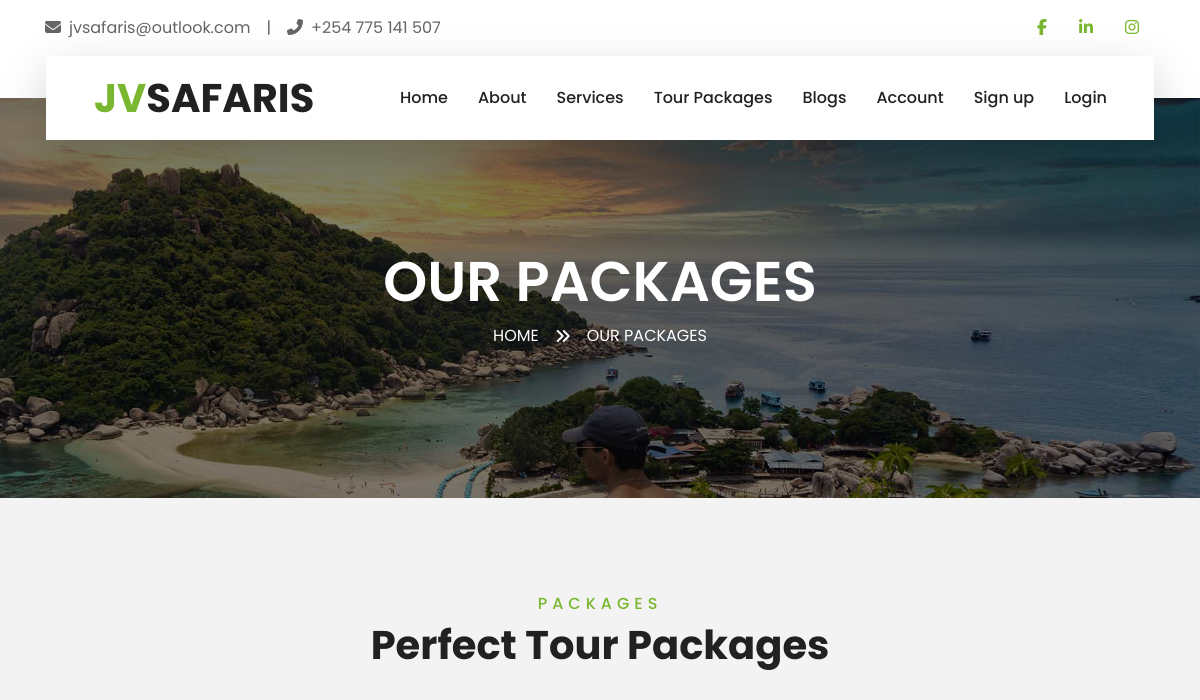
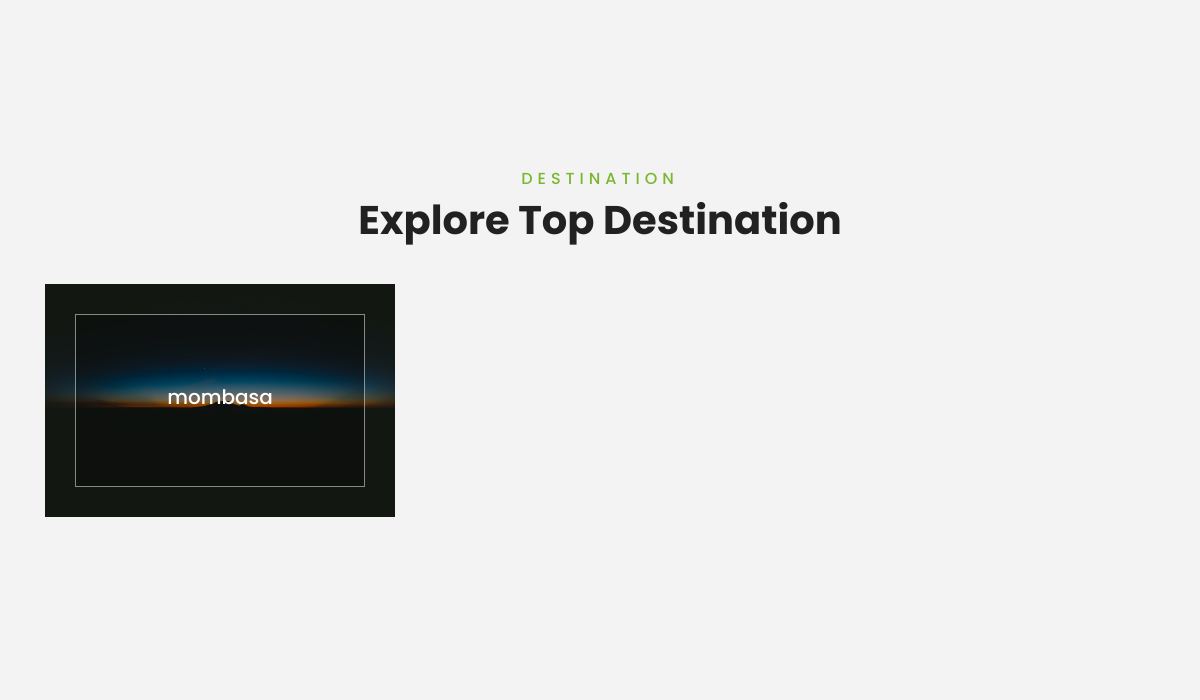
Page /packages/ (upper part) on the earlier database version (2 pictures, top to bottom).
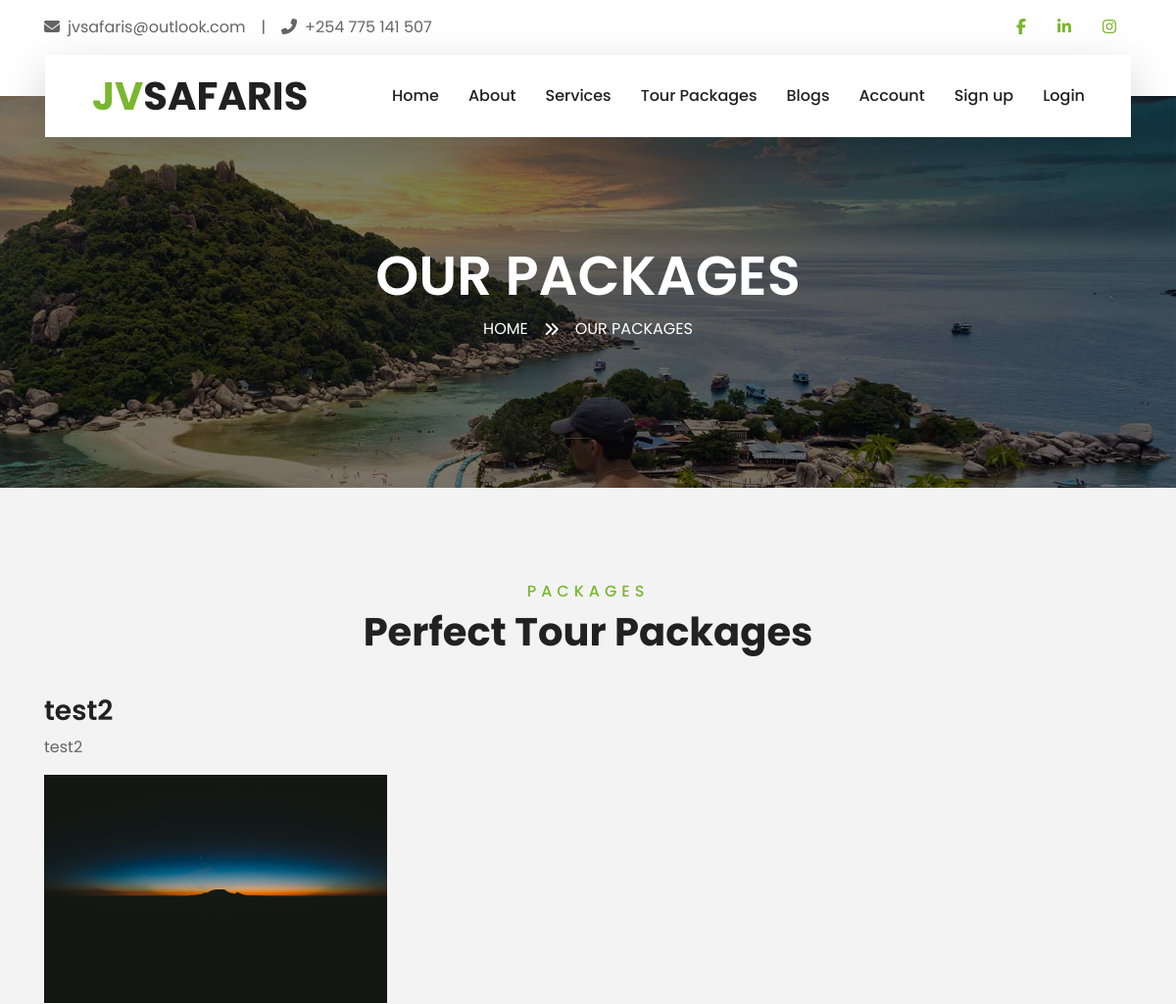
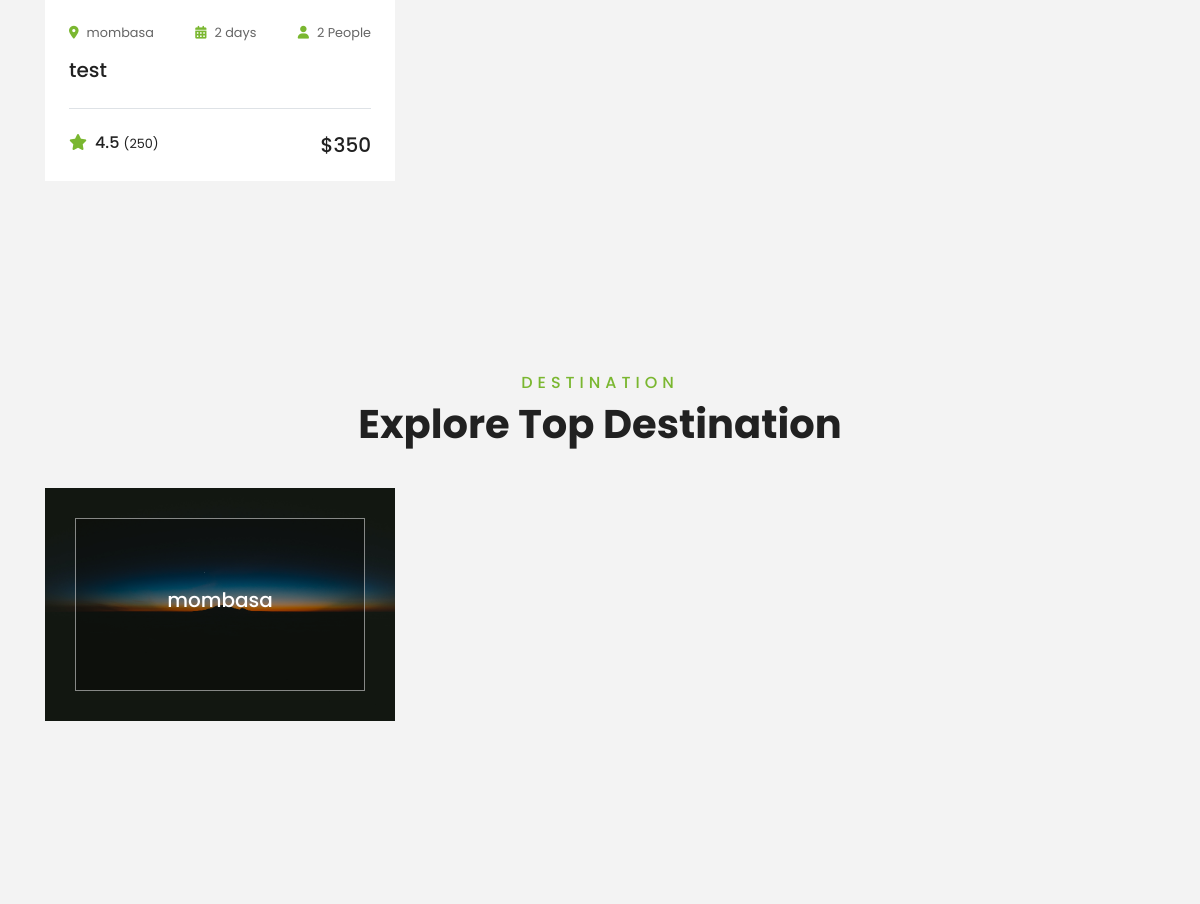
Same page on the later database version (2 pictures, top to bottom).
### JVSafarisMain/models.py (models this page shows, shortened)
class Destination(models.Model):
    destinantion_name = models.CharField(max_length = 400)
    image = models.FileField(default = '')
    def __str__(self):
        return self.destinantion_name

class PackageCategory(models.Model):
    name = models.CharField(max_length=255)
    description = models.CharField(max_length=1200)

class Package(models.Model):
    package_name = models.CharField(max_length=400)
    start_date = models.DateField()
    end_date = models.DateField()
    package_desc = models.CharField(max_length=1000)
    image = models.FileField(default = '')
    destination = models.ForeignKey(Destination,on_delete = models.CASCADE,default = 1)
    duration = models.IntegerField(default = 2)
    population = models.IntegerField(default = 2)
    category = models.ForeignKey(PackageCategory,on_delete=models.CASCADE)

### JVSafarisMain/views.py (the view)
# urls.py: path('packages/',views.packages,name = 'packages'),
def packages(request):
    packages = Package.objects.all()
    destinations = Destination.objects.all()
    categories = PackageCategory.objects.all()
    return render(request,'JVSafarisMain/package.html',{
        'packages':packages,
        'destinations':destinations,
        'package_categories':categories
        })

### JVSafarisMain/templates/jvsafarismain/package.html (shortened to what this page needs)
{%extends 'JVSafarisMain/base.html'%}
{%load static%}
{%block pagetitle%}
Our packages
{%endblock%}
{%block subtitle%}
Our packages
{%endblock%}
{%block body%}
    <div class="container-fluid py-5">
        <div class="container pt-5 pb-3">
            <div class="text-center mb-3 pb-3">
                <h6 class="text-primary text-uppercase" style="letter-spacing: 5px;">Packages</h6>
                <h1>Perfect Tour Packages</h1>
            </div>
           {%for category in package_categories%}
           {%if category.package_set.count <= 0%}
           <div></div>
           {%else%}
           <h3>{{category.name}}</h3>
          <p>{{category.description}}</p>
           <div class="row">
           {%for package in category.package_set.all%}
            <div class="col-lg-4 col-md-6 mb-4">
                <div class="package-item bg-white mb-2">
                   <a href="{%url 'JVS:package-desc' package.id%}"> <img class="img-fluid" src="{{package.image.url}}" alt=""></a>
                    <div class="p-4">
                        <div class="d-flex justify-content-between mb-3">
                            <small class="m-0"><i class="fa fa-map-marker-alt text-primary mr-2"></i>{{package.destination}}</small>
                            <small class="m-0"><i class="fa fa-calendar-alt text-primary mr-2"></i>{{package.duration}} days</small>
                            <small class="m-0"><i class="fa fa-user text-primary mr-2"></i>{{package.population}} People</small>
                        </div>
                        <a class="h5 text-decoration-none" href="{%url 'JVS:package-desc' package.id%}">{{package.package_name}}</a>
                        <div class="border-top mt-4 pt-4">
                            <div class="d-flex justify-content-between">
                                <h6 class="m-0"><i class="fa fa-star text-primary mr-2"></i>4.5 <small>(250)</small></h6>
                                <h5 class="m-0">$350</h5>
                            </div>
                        </div>
                    </div>
                </div>
            </div>
           {%endfor%}
        </div>
           {%endif%}
           {%endfor%}
        </div>
    </div>
    <div class="container-fluid py-5">
        <div class="container pt-5 pb-3">
            <div class="text-center mb-3 pb-3">
                <h6 class="text-primary text-uppercase" style="letter-spacing: 5px;">Destination</h6>
                <h1>Explore Top Destination</h1>
            </div>
            <div class="row">
                {%for destination in destinations%}
                <div class="col-lg-4 col-md-6 mb-4">
                    <div class="destination-item position-relative overflow-hidden mb-2">
                        <img class="img-fluid" src="{{destination.image.url}}" alt="">
                        <a class="destination-overlay text-white text-decoration-none" href="">
                            <h5 class="text-white">{{destination.destinantion_name}}</h5>
                        </a>
                    </div>
                </div>
                {%endfor%}
            </div>
        </div>
    </div>
    {%endblock%}

### JVSafarisMain/templates/jvsafarismain/base.html (shortened to what this page needs)
{%load static%}
<!DOCTYPE html>
<html lang="en">
<head>
    <link href="https://cdnjs.cloudflare.com/ajax/libs/font-awesome/5.10.0/css/all.min.css" rel="stylesheet">
    <link href="{%static 'JVSafarisMain/lib/owlcarousel/assets/owl.carousel.min.css'%}" rel="stylesheet">
    <link href="{%static 'JVSafarisMain/lib/tempusdominus/css/tempusdominus-bootstrap-4.min.css'%}" rel="stylesheet" />
    <link href="{%static 'JVSafarisMain/css/style.css'%}" rel="stylesheet">
</head>
<body>
    <div class="container-fluid bg-light pt-3 d-none d-lg-block">
        <div class="container">
            <div class="row">
                <div class="col-lg-6 text-center text-lg-left mb-2 mb-lg-0">
                    <div class="d-inline-flex align-items-center">
                        <p><i class="fa fa-envelope mr-2"></i>jvsafaris@outlook.com</p>
                        <p class="text-body px-3">|</p>
                        <p><i class="fa fa-phone-alt mr-2"></i>+254 775 141 507</p>
                    </div>
                </div>
                <div class="col-lg-6 text-center text-lg-right">
                    <div class="d-inline-flex align-items-center">
                        <a class="text-primary px-3" href="https://www.facebook.com/profile.php?id=100086960535828">
                            <i class="fab fa-facebook-f"></i>
                        </a>
                        <a class="text-primary px-3" href="https://www.linkedin.com/company/jvsafaris-travel-agency/">
                            <i class="fab fa-linkedin-in"></i>
                        </a>
                        <a class="text-primary px-3" href="https://www.instagram.com/jvsafaris_travell_agency/">
                            <i class="fab fa-instagram"></i>
                        </a>
                    </div>
                </div>
            </div>
        </div>
    </div>
    <div class="container-fluid position-relative nav-bar p-0">
        <div class="container-lg position-relative p-0 px-lg-3" style="z-index: 9;">
            <nav class="navbar navbar-expand-lg bg-light navbar-light shadow-lg py-3 py-lg-0 pl-3 pl-lg-5">
                <a href="{%url 'JVS:index'%}" class="navbar-brand">
                    <h1 class="m-0 text-primary">JV<span class="text-dark">SAFARIS</span></h1>
                </a>
                <div class="collapse navbar-collapse justify-content-between px-3" id="navbarCollapse">
                    <div class="navbar-nav ml-auto py-0">
                        <a href="{%url 'JVS:index' %}" class="nav-item nav-link">Home</a>
                        <a href="{%url 'JVS:about'%}" class="nav-item nav-link">About</a>
                        <a href="{%url 'JVS:services'%}" class="nav-item nav-link">Services</a>
                        <a href="{%url 'JVS:packages'%}" class="nav-item nav-link">Tour Packages</a>
                        <a href="{%url 'JVSBlogs:index'%}?page=1" class="nav-item nav-link">Blogs</a>
                        <a href="{%url 'JVS:myAccount'%}" class="nav-item nav-link">Account</a>
                    {%if user.is_authenticated%}
                    <a href="{%url 'JVS:logout'%}" class="nav-item nav-link" >Log out</a>
                    {%else%}
                    <a href="" class="nav-item nav-link" data-bs-toggle="modal" data-bs-target="#sign-up">Sign up</a>
                    <a href="" class="nav-item nav-link" data-bs-toggle="modal" data-bs-target="#login">Login</a>
                    {%endif%}
                    </div>
                </div>
            </nav>
        </div>
    </div>
    <div class="container-fluid page-header">
        <div class="container">
            <div class="d-flex flex-column align-items-center justify-content-center" style="min-height: 400px">
                <h3 class="display-4 text-white text-uppercase">{%block pagetitle%}  {%endblock%}</h3>
                <div class="d-inline-flex text-white">
                    <p class="m-0 text-uppercase"><a class="text-white" href="">Home</a></p>
                    <i class="fa fa-angle-double-right pt-1 px-3"></i>
                    <p class="m-0 text-uppercase">{%block subtitle%}  {%endblock%}</p>
                </div>
            </div>
        </div>
    </div>
    {%block body%}
    {%endblock%}
<script src="https://kit.fontawesome.com/d90233e428.js"></script></body>
</html>

Differences in the rows shown:
added PackageCategory: name "test2", description "test2"
added Package: image (picture), destination "mombasa", duration "2", population "2", package_name "test"
